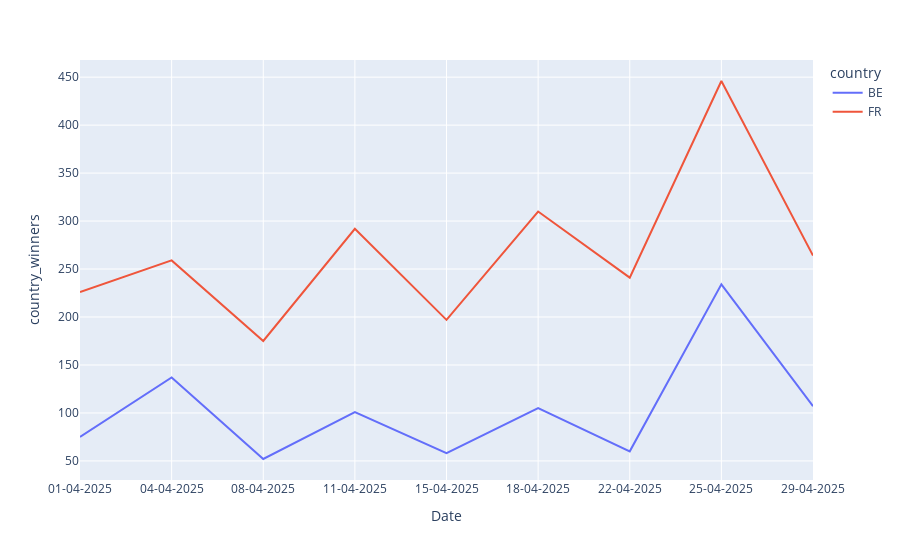

Write notebook code for a chart like this one.
### Code cell
fig= px.line(df_subset, x="Date", y="country_winners", color= "country")
fig.show()

### Figure 1 — Plotly figure (JSON) as saved in the notebook; plotly's stock layout.template omitted (floating-point values rounded to 4 significant figures)
{"data": [{"hovertemplate": "country=BE<br>Date=%{x}<br>country_winners=%{y}<extra></extra>", "legendgroup": "BE", "line": {"color": "#636efa", "dash": "solid"}, "marker": {"symbol": "circle"}, "mode": "lines", "name": "BE", "orientation": "v", "showlegend": true, "type": "scatter", "x": ["01-04-2025", "04-04-2025", "08-04-2025", "11-04-2025", "15-04-2025", "18-04-2025", "22-04-2025", "25-04-2025", "29-04-2025"], "xaxis": "x", "y": [75, 137, 52, 101, 58, 105, 60, 234, 107], "yaxis": "y"}, {"hovertemplate": "country=FR<br>Date=%{x}<br>country_winners=%{y}<extra></extra>", "legendgroup": "FR", "line": {"color": "#EF553B", "dash": "solid"}, "marker": {"symbol": "circle"}, "mode": "lines", "name": "FR", "orientation": "v", "showlegend": true, "type": "scatter", "x": ["01-04-2025", "04-04-2025", "08-04-2025", "11-04-2025", "15-04-2025", "18-04-2025", "22-04-2025", "25-04-2025", "29-04-2025"], "xaxis": "x", "y": [226, 259, 175, 292, 197, 310, 241, 446, 264], "yaxis": "y"}], "layout": {"legend": {"title": {"text": "country"}, "tracegroupgap": 0}, "margin": {"t": 60}, "xaxis": {"anchor": "y", "domain": [0, 1], "title": {"text": "Date"}}, "yaxis": {"anchor": "x", "domain": [0, 1], "title": {"text": "country_winners"}}}}
